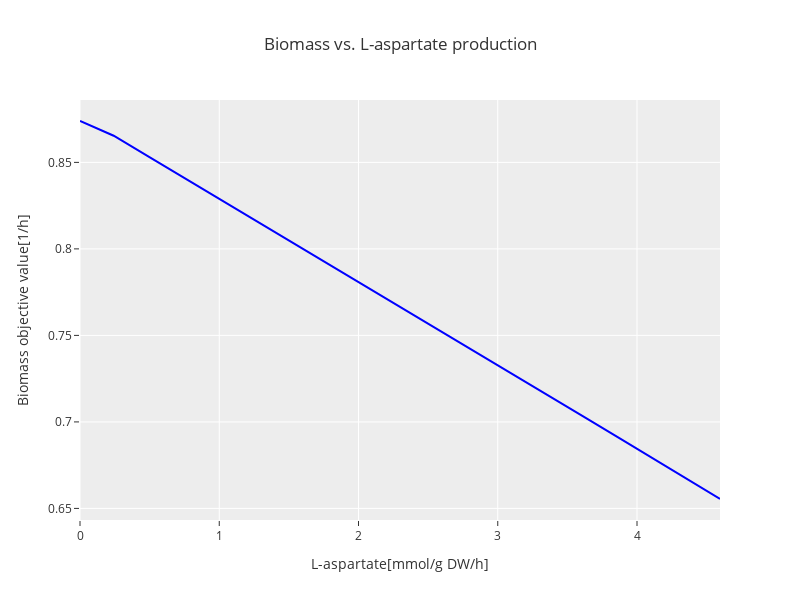
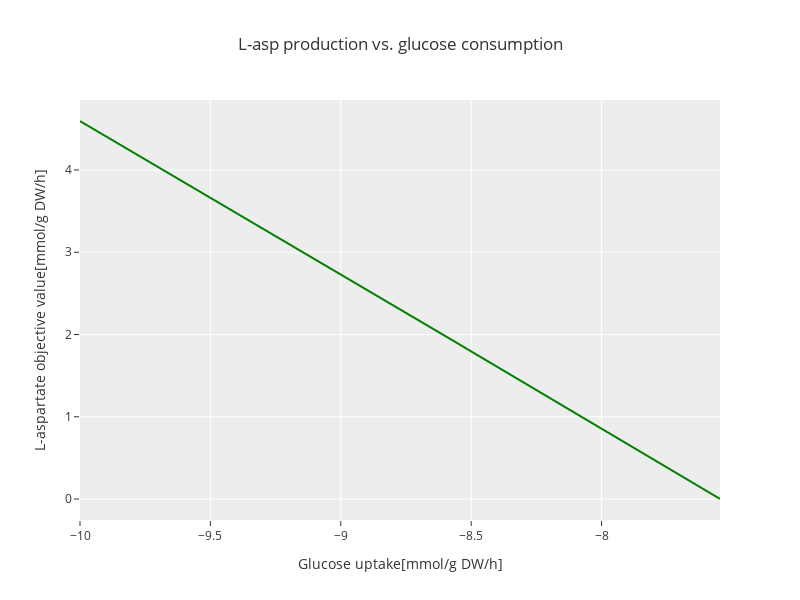
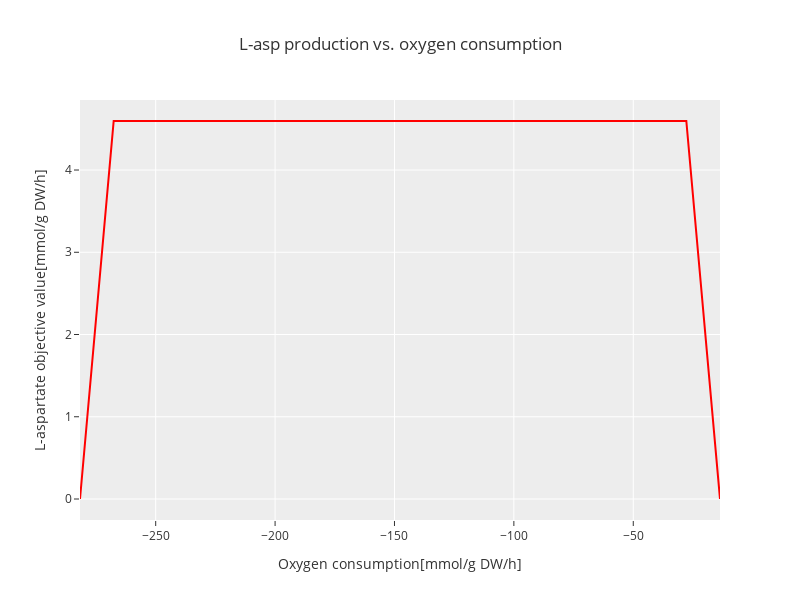

Notebook cell for these charts, in order:
### Code cell
from re import template
import plotly.express as px

medium = model.medium
with model:
    model.medium = medium
    model.objective = model.reactions.EX_asp__L_e
    asp_production = model.optimize().objective_value
    ppp_BIOMASS = production_envelope(model, reactions=[model.reactions.EX_asp__L_e], objective=model.reactions.BIOMASS_Ec_iML1515_core_75p37M)
    ppp_asp = production_envelope(model, reactions=[model.reactions.EX_glc__D_e], objective=model.reactions.EX_asp__L_e)
    ppp_o2 = production_envelope(model, reactions=[model.reactions.EX_o2_e], objective=model.reactions.EX_asp__L_e)

    fig1 = px.line(ppp_BIOMASS, x='EX_asp__L_e', y='flux_maximum', title='Biomass vs. L-aspartate production', template="ggplot2")
    fig1.update_layout(height=600, width=800, title_x=0.5)  # Update figure size
    fig1.update_traces(line_color='blue')  # Update line color
    fig1.update_xaxes(title_text='L-aspartate[mmol/g DW/h]')  # Set x-axis label
    fig1.update_yaxes(title_text='Biomass objective value[1/h]')  # Set y-axis label

    fig2 = px.line(ppp_asp, x='EX_glc__D_e', y='flux_maximum', title='L-asp production vs. glucose consumption', template="ggplot2")
    fig2.update_layout(height=600, width=800, title_x=0.5)  # Update figure size
    fig2.update_traces(line_color='green')  # Update line color
    fig2.update_xaxes(title_text='Glucose uptake[mmol/g DW/h]')  # Set x-axis label
    fig2.update_yaxes(title_text='L-aspartate objective value[mmol/g DW/h]')  # Set y-axis label

    fig3 = px.line(ppp_o2, x='EX_o2_e', y='flux_maximum', title='L-asp production vs. oxygen consumption', template="ggplot2")
    fig3.update_layout(height=600, width=800, title_x=0.5)  # Update figure size
    fig3.update_traces(line_color='red')  # Update line color
    fig3.update_xaxes(title_text='Oxygen consumption[mmol/g DW/h]')  # Set x-axis label
    fig3.update_yaxes(title_text='L-aspartate objective value[mmol/g DW/h]')  # Set y-axis label

    fig1.show()
    fig2.show()
    fig3.show()

### Figure 1 — Plotly figure (JSON) as saved in the notebook; plotly's stock layout.template omitted (floating-point values rounded to 4 significant figures)
{"data": [{"hovertemplate": "EX_asp__L_e=%{x}<br>flux_maximum=%{y}<extra></extra>", "legendgroup": "", "line": {"color": "blue", "dash": "solid"}, "marker": {"symbol": "circle"}, "mode": "lines", "name": "", "orientation": "v", "showlegend": false, "type": "scatter", "x": [0, 0.2419, 0.4838, 0.7257, 0.9676, 1.209, 1.451, 1.693, 1.935, 2.177, 2.419, 2.661, 2.903, 3.145, 3.387, 3.628, 3.87, 4.112, 4.354, 4.596], "xaxis": "x", "y": [0.8739, 0.8654, 0.8538, 0.8422, 0.8306, 0.819, 0.8074, 0.7958, 0.7842, 0.7726, 0.761, 0.7494, 0.7378, 0.7261, 0.7143, 0.7025, 0.6908, 0.679, 0.6672, 0.6554], "yaxis": "y"}], "layout": {"height": 600, "legend": {"tracegroupgap": 0}, "title": {"text": "Biomass vs. L-aspartate production", "x": 0.5}, "width": 800, "xaxis": {"anchor": "y", "domain": [0, 1], "title": {"text": "L-aspartate[mmol/g DW/h]"}}, "yaxis": {"anchor": "x", "domain": [0, 1], "title": {"text": "Biomass objective value[1/h]"}}}}

### Figure 2 — Plotly figure (JSON) as saved in the notebook; plotly's stock layout.template omitted (floating-point values rounded to 4 significant figures)
{"data": [{"hovertemplate": "EX_glc__D_e=%{x}<br>flux_maximum=%{y}<extra></extra>", "legendgroup": "", "line": {"color": "green", "dash": "solid"}, "marker": {"symbol": "circle"}, "mode": "lines", "name": "", "orientation": "v", "showlegend": false, "type": "scatter", "x": [-10, -9.871, -9.742, -9.613, -9.483, -9.354, -9.225, -9.096, -8.967, -8.838, -8.708, -8.579, -8.45, -8.321, -8.192, -8.063, -7.933, -7.804, -7.675, -7.546], "xaxis": "x", "y": [4.596, 4.356, 4.116, 3.876, 3.636, 3.396, 3.156, 2.915, 2.674, 2.431, 2.188, 1.945, 1.702, 1.459, 1.216, 0.9725, 0.7294, 0.4863, 0.2431, 0], "yaxis": "y"}], "layout": {"height": 600, "legend": {"tracegroupgap": 0}, "title": {"text": "L-asp production vs. glucose consumption", "x": 0.5}, "width": 800, "xaxis": {"anchor": "y", "domain": [0, 1], "title": {"text": "Glucose uptake[mmol/g DW/h]"}}, "yaxis": {"anchor": "x", "domain": [0, 1], "title": {"text": "L-aspartate objective value[mmol/g DW/h]"}}}}

### Figure 3 — Plotly figure (JSON) as saved in the notebook; plotly's stock layout.template omitted (floating-point values rounded to 4 significant figures)
{"data": [{"hovertemplate": "EX_o2_e=%{x}<br>flux_maximum=%{y}<extra></extra>", "legendgroup": "", "line": {"color": "red", "dash": "solid"}, "marker": {"symbol": "circle"}, "mode": "lines", "name": "", "orientation": "v", "showlegend": false, "type": "scatter", "x": [-281.7, -267.6, -253.5, -239.4, -225.3, -211.2, -197.1, -183.0, -168.8, -154.7, -140.6, -126.5, -112.4, -98.32, -84.21, -70.1, -56.0, -41.89, -27.79, -13.68], "xaxis": "x", "y": [0, 4.596, 4.596, 4.596, 4.596, 4.596, 4.596, 4.596, 4.596, 4.596, 4.596, 4.596, 4.596, 4.596, 4.596, 4.596, 4.596, 4.596, 4.596, 0], "yaxis": "y"}], "layout": {"height": 600, "legend": {"tracegroupgap": 0}, "title": {"text": "L-asp production vs. oxygen consumption", "x": 0.5}, "width": 800, "xaxis": {"anchor": "y", "domain": [0, 1], "title": {"text": "Oxygen consumption[mmol/g DW/h]"}}, "yaxis": {"anchor": "x", "domain": [0, 1], "title": {"text": "L-aspartate objective value[mmol/g DW/h]"}}}}
